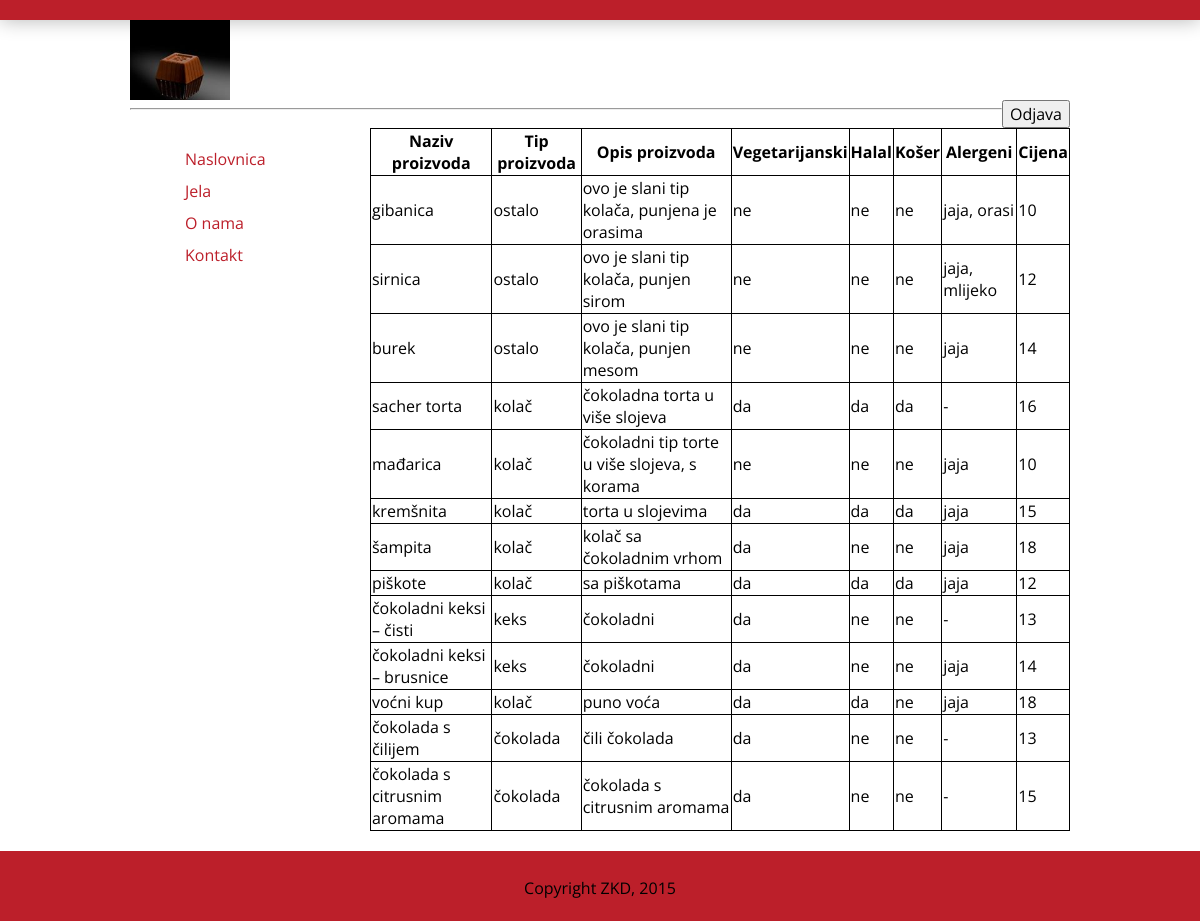
/jela.php, run on the app's committed database.
### tables this page shows
CREATE TABLE IF NOT EXISTS `proizvodi` (
  `naziv proizvoda` varchar(120) NOT NULL,
  `tip proizvoda` varchar(120) NOT NULL,
  `opis proizvoda` varchar(120) NOT NULL,
  `vegetarijanski` varchar(120) NOT NULL,
  `halal` varchar(120) NOT NULL,
  `koser` varchar(120) NOT NULL,
  `alergeni` varchar(120) NOT NULL,
  `cijena` int(120) NOT NULL
);

### jela.php (the view, shortened to what this page needs)
<html>
	<head>
  <link rel="stylesheet" href="normalize.css" />
  <link rel="stylesheet" href="grid.css" />
  <link rel="stylesheet" href="stil.css" />
	</head>
	<body>
			 <header class="site-header">
  </header>
		<div class="row info">
			<header class="column column-12">
				 <img src="images/logo2.jpg" alt="HTML5 Icon" style="width:100px;height:100px">
				<div class="user">
					<button onclick="location.href='login.html'">Odjava</button>
				</div>
				<hr>
			</header>
			<div class="column column-3">
				<nav class="main">
					<ul class="main-navigation">
						<li><a href="login.php">Naslovnica</a></li>
						<li><a href=>Jela</a></li>
						<li><a href=>O nama</a></li>
						<li><a href=>Kontakt</a></li>
					</ul>
				</nav>
			</div>
			<div class="column column-9">
	 <!DOCTYPE html>
<html>
<head>
</head>
<body>
<?php
$conn = mysqli_connect('localhost', 'root', '', 'dwa');
$sql = "SELECT * FROM proizvodi";
$result = $conn->query($sql);
if ($result->num_rows > 0) {
     echo "<table><tr><th>Naziv proizvoda</th><th>Tip proizvoda</th><th>Opis proizvoda</th><th>Vegetarijanski</th><th>Halal</th><th>Košer</th><th>Alergeni</th><th>Cijena</th></tr>";
     while($row = $result->fetch_assoc()) {
         echo "<tr><td>" . $row["naziv proizvoda"]. "</td><td>" . $row["tip proizvoda"]. "</td><td>" . $row["opis proizvoda"]. "</td><td>" . $row["vegetarijanski"]. "</td><td>" . $row["halal"].  "</td><td>" . $row["koser"].  "</td><td>" . $row["alergeni"]. "</td><td>" . $row["cijena"]. " ";
     }
     echo "</table>";
} else {
     echo "0 results";
}
?>
				</body>
</html>
			</div>
	</div>
		<footer class="site-footer">
    <p>Copyright ZKD, 2015</p>
  </footer>
	</body>
</html>

### grid.css (style rules this page uses)
.row:before, .row:after, .column:before, .column:after, .cf:before, .cf:after { content: " "; display: table; }
.row:after, .column:after, .cf:after { clear: both; }
.row, .column, .cf { *zoom: 1; }
.column-3 { width: 220px; }
.column-9 { width: 700px; }
.column-12 { width: 940px; }
.column-3 { width: 22.91666666666667%; }
.column-9 { width: 72.91666666666667%; }
.column-12 { width: 97.91666666666667%; }
.column { margin: 0 1.041666666666667%; float: left; }
.row { max-width: 960px; margin: 0 auto; }

### stil.css (style rules this page uses)
body { margin: 0; padding: 0; font-family: 'Open Sans', Helvetica, sans-serif; }
img { max-width: 100%; }
.site-header { padding: 10px 0; -webkit-box-shadow: 0 0 20px rgba(0,0,0,0.3); -moz-box-shadow: 0 0 20px rgba(0,0,0,0.3); box-shadow: 0 0 20px rgba(0,0,0,0.3); z-index: 1; position: fixed; width: 100%; top: 0; background-color:#BC1F2A; }
.column .user { margin-top: 100px; float: right; }
.main-navigation { list-style-type: none; }
.main-navigation li { line-height:30px; }
.main-navigation a { display:block; width: 100px; padding: 0 15px; text-decoration: none; color:#BC1F2A; border-radius: 0 0 5px 5px; border-bottom:2px solid white; }
.site-footer { margin-top: 20px; text-align: center; padding: 10px 0; background-color:#BC1F2A; bottom:0; position:relative; width:100%; height:50px; }

### jela.php (style rules this page uses)
table, th, td { border: 1px solid black; }

### data on the page
proizvodi: naziv proizvoda "gibanica", tip proizvoda "ostalo", opis proizvoda "ovo je slani tip kolača, punjena je orasima", vegetarijanski "ne", halal "ne", koser "ne", alergeni "jaja, orasi", cijena "10"
proizvodi: naziv proizvoda "sirnica", tip proizvoda "ostalo", opis proizvoda "ovo je slani tip kolača, punjen sirom", vegetarijanski "ne", halal "ne", koser "ne", alergeni "jaja, mlijeko", cijena "12"
proizvodi: naziv proizvoda "burek", tip proizvoda "ostalo", opis proizvoda "ovo je slani tip kolača, punjen mesom", vegetarijanski "ne", halal "ne", koser "ne", alergeni "jaja", cijena "14"
proizvodi: naziv proizvoda "sacher torta", tip proizvoda "kolač", opis proizvoda "čokoladna torta u više slojeva", vegetarijanski "da", halal "da", koser "da", alergeni "-", cijena "16"
proizvodi: naziv proizvoda "mađarica", tip proizvoda "kolač", opis proizvoda "čokoladni tip torte u više slojeva, s korama", vegetarijanski "ne", halal "ne", koser "ne", alergeni "jaja", cijena "10"
proizvodi: naziv proizvoda "kremšnita", tip proizvoda "kolač", opis proizvoda "torta u slojevima", vegetarijanski "da", halal "da", koser "da", alergeni "jaja", cijena "15"
proizvodi: naziv proizvoda "šampita", tip proizvoda "kolač", opis proizvoda "kolač sa čokoladnim vrhom", vegetarijanski "da", halal "ne", koser "ne", alergeni "jaja", cijena "18"
proizvodi: naziv proizvoda "piškote", tip proizvoda "kolač", opis proizvoda "sa piškotama", vegetarijanski "da", halal "da", koser "da", alergeni "jaja", cijena "12"
proizvodi: naziv proizvoda "čokoladni keksi – čisti", tip proizvoda "keks", opis proizvoda "čokoladni", vegetarijanski "da", halal "ne", koser "ne", alergeni "-", cijena "13"
proizvodi: naziv proizvoda "čokoladni keksi – brusnice", tip proizvoda "keks", opis proizvoda "čokoladni", vegetarijanski "da", halal "ne", koser "ne", alergeni "jaja", cijena "14"
proizvodi: naziv proizvoda "voćni kup", tip proizvoda "kolač", opis proizvoda "puno voća", vegetarijanski "da", halal "da", koser "ne", alergeni "jaja", cijena "18"
proizvodi: naziv proizvoda "čokolada s čilijem", tip proizvoda "čokolada", opis proizvoda "čili čokolada", vegetarijanski "da", halal "ne", koser "ne", alergeni "-", cijena "13"
proizvodi: naziv proizvoda "čokolada s citrusnim aromama", tip proizvoda "čokolada", opis proizvoda "čokolada s citrusnim aromama", vegetarijanski "da", halal "ne", koser "ne", alergeni "-", cijena "15"
